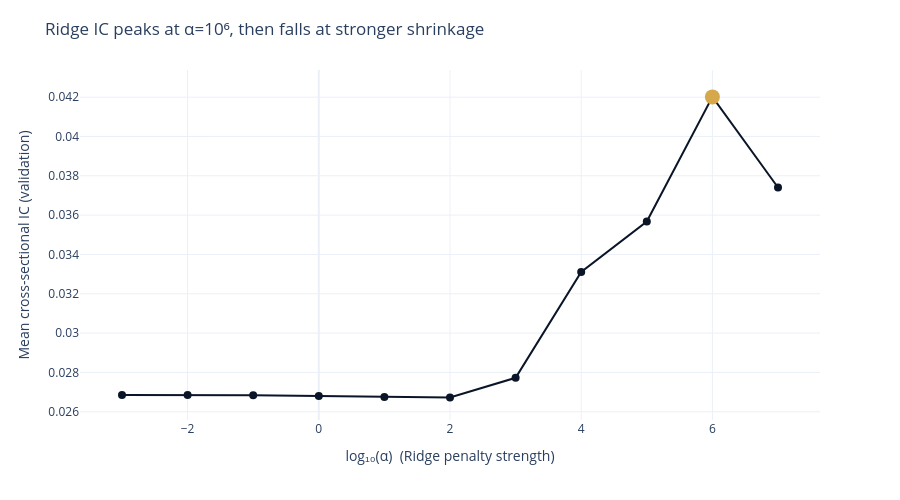

The notebook cell saved with this chart:
### Markdown cell above
### Ridge regularization sweep

Tracing IC across the Ridge penalty isolates the effect of shrinkage on a set of
correlated features. The curve is single-peaked: IC is flat at weak penalties,
rises as shrinkage collapses correlated feature groups, peaks, then falls once
over-shrinkage erodes the signal.

### Code cell
# Figure 2 — Ridge alpha sweep (IC vs log10 alpha), peak highlighted.
_ridge = sorted(
    (float(r["config"]["config_name"].split("_a")[1]), r["ic_mean"])
    for r in active
    if r["config"]["config_name"].startswith("ridge_a")
)
_logalpha = [np.log10(a) for a, _ in _ridge]
_ridge_ic = [ic for _, ic in _ridge]
_peak_i = int(np.argmax(_ridge_ic)) if _ridge_ic else 0
fig_alpha = go.Figure(
    go.Scatter(
        x=_logalpha,
        y=_ridge_ic,
        mode="lines+markers",
        line=dict(color=COLORS["blue"], width=2),
        marker=dict(size=8, color=COLORS["blue"]),
        name="Ridge IC",
    )
)
if _ridge_ic:
    fig_alpha.add_trace(
        go.Scatter(
            x=[_logalpha[_peak_i]],
            y=[_ridge_ic[_peak_i]],
            mode="markers",
            marker=dict(size=15, color=COLORS["amber"]),
            name="peak",
            showlegend=False,
        )
    )
_peak_exp = int(round(_logalpha[_peak_i])) if _ridge_ic else 0
fig_alpha.update_layout(
    title=f"Ridge IC peaks at α=10{str(_peak_exp).translate(_SUP)}, then falls at stronger shrinkage",
    template="plotly_white",
    height=500,
    width=900,
    showlegend=False,
    margin=dict(t=70),
)
fig_alpha.update_xaxes(title_text="log₁₀(α)  (Ridge penalty strength)")
fig_alpha.update_yaxes(title_text="Mean cross-sectional IC (validation)")
fig_alpha.show()

### Figure 1 — Plotly figure (JSON) as saved in the notebook; plotly's stock layout.template omitted (floating-point values rounded to 4 significant figures)
{"data": [{"line": {"color": "#0a1628", "width": 2}, "marker": {"color": "#0a1628", "size": 8}, "mode": "lines+markers", "name": "Ridge IC", "type": "scatter", "x": [-3.0, -2.0, -1.0, 0.0, 1.0, 2.0, 3.0, 4.0, 5.0, 6.0, 7.0], "y": [0.02685, 0.02685, 0.02684, 0.02681, 0.02675, 0.02672, 0.02773, 0.03311, 0.03567, 0.04201, 0.0374]}, {"marker": {"color": "#D4A84B", "size": 15}, "mode": "markers", "name": "peak", "showlegend": false, "type": "scatter", "x": [6.0], "y": [0.04201]}], "layout": {"height": 500, "margin": {"t": 70}, "showlegend": false, "title": {"text": "Ridge IC peaks at α=10⁶, then falls at stronger shrinkage"}, "width": 900, "xaxis": {"title": {"text": "log₁₀(α)  (Ridge penalty strength)"}}, "yaxis": {"title": {"text": "Mean cross-sectional IC (validation)"}}}}
